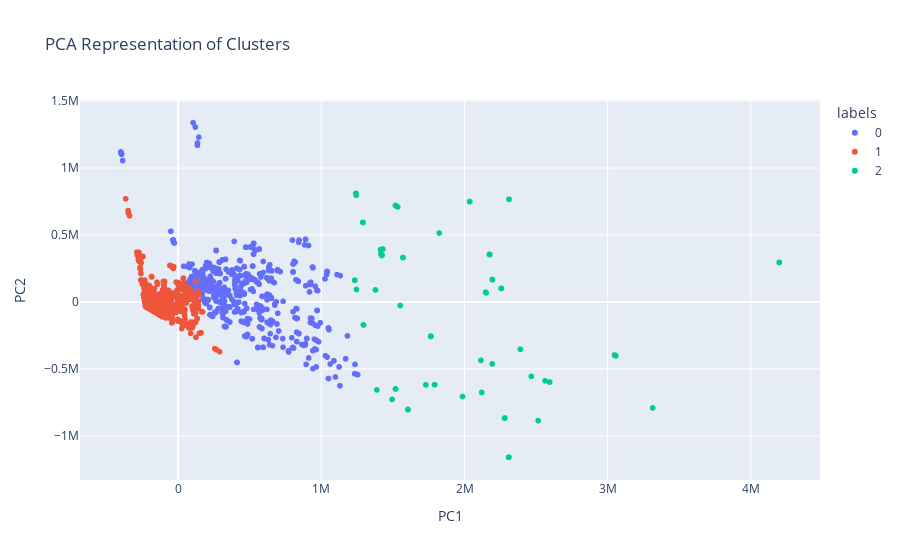

Notebook cell for this chart:
### Code cell
serve_scatter_plot(trimmed = True, k = 3)
